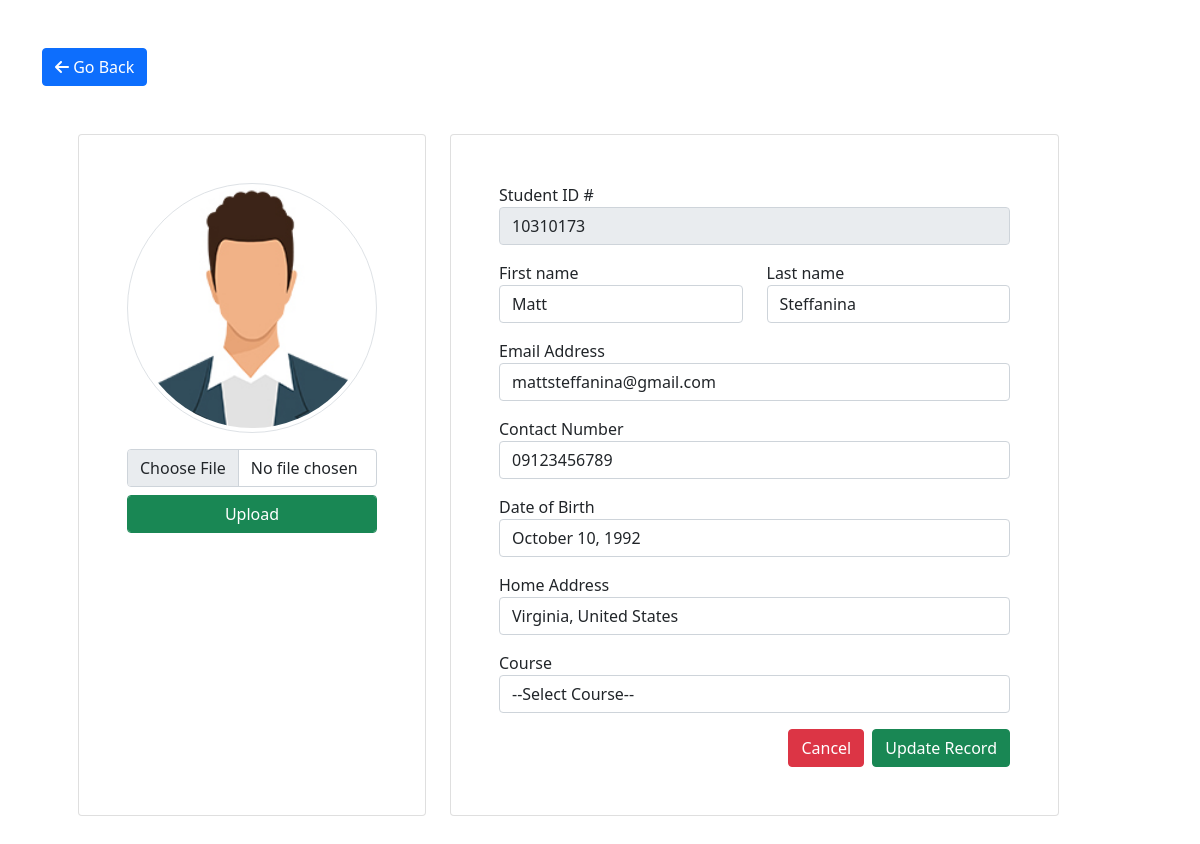
The app's page /SIMS/edit.php?pId=10310173 (signed in) with its own data.
### tables this page shows
CREATE TABLE `tbl_student_profile` (
  `profileid` int(11) NOT NULL,
  `accntid` varchar(255) NOT NULL,
  `sid` int(11) NOT NULL,
  `courseid` int(11) NOT NULL
);

CREATE TABLE `tbl_student_info` (
  `sid` int(11) NOT NULL,
  `fname` varchar(50) NOT NULL,
  `lname` varchar(50) NOT NULL,
  `emailadd` varchar(100) NOT NULL,
  `photo` blob DEFAULT NULL,
  `mobile_no` varchar(11) NOT NULL,
  `date_of_birth` date NOT NULL,
  `address` varchar(255) DEFAULT NULL
);

### SIMS/edit.php (the view, shortened to what this page needs)
<?php
if(isset($_SESSION['success'])){
?>
<!DOCTYPE html>
<html lang="en">
<head>
    <link rel="stylesheet" href="css/bootstrap.min.css">
</head>
<body>
<?php
include_once('db_connect.php');
$sid=$_GET['pId'];
$i=$conn->query("SELECT
tbl_student_info.fname,
tbl_student_info.lname,
tbl_student_info.photo,
tbl_student_info.emailadd,
tbl_student_info.mobile_no,
tbl_student_info.date_of_birth,
tbl_student_info.address,
tbl_course.course_code,
tbl_course.course_desc,
tbl_student_profile.sid
FROM
tbl_student_profile
INNER JOIN tbl_student_info ON tbl_student_profile.sid=tbl_student_info.sid
INNER JOIN tbl_course ON tbl_student_profile.courseid=tbl_course.courseid WHERE tbl_student_profile.sid=$sid");
$s=$i->fetch(PDO::FETCH_ASSOC);
?>
<div class="container mt-5">
        <button class="btn btn-primary" onclick="window.location.href='studentlist.php'"><i class="fas fa-arrow-left"></i> Go Back</button>
        <div class="row p-5">
                <div class="col-4 card p-5">
                    <img src="images/usrimg.jpg" alt="Student Image" class="img-thumbnail rounded-circle img-fluid">
                    <div class="form-group mt-3">
                        <form method="POST" action="upload.php" enctype="multipart/form-data">
                                <div>
                                    <input type="file" name="uploadedFile" class="form-control" accept="image/*" onchange="loadFile(event)" />
                                </div>
                                <input type="submit" name="uploadBtn" value="Upload" class="btn btn-success form-control mt-2" />
                        </form>
                    </div>
                </div>
                <div class="col-7 card p-5 mx-4">
                <form action="update.php" method="POST">
                    <div class="form-group">
                        <label>Student ID #</label>
                        <input type="text" value="<?=$s['sid'];?>" class="form-control"  name="studId" readonly>
                    </div>
                    <div class="row mt-3">
                        <div class="col">
                                <div class="form-group">
                                        <label">First name</label>
                                        <input type="text" value="<?=$s['fname'];?>" class="form-control" name="fname">
                                </div>
                        </div>
                        <div class="col">
                                <div class="form-group">
                                        <label">Last name</label>
                                        <input type="text" value="<?=$s['lname'];?>" class="form-control" name="lname">
                                </div>
                         </div>
                    </div>
                    <div class="form-group mt-3">
                        <label>Email Address</label>
                        <input type="text" value="<?=$s['emailadd'];?>" class="form-control" name="emailAdd">
                    </div>
                    <div class="form-group mt-3">
                        <label>Contact Number</label>
                        <input type="text" value="<?=$s['mobile_no'];?>" class="form-control" name="mobileNo">
                    </div>
                    <div class="form-group mt-3">
                        <label>Date of Birth</label>
                        <input type="text" value="<?php $d=date_create($s['date_of_birth']); echo date_format($d, "F d, Y"); ?>" class="form-control" name="dob">
                    </div>
                    <div class="form-group mt-3">
                        <label>Home Address</label>
                        <input type="text" value="<?=$s['address'];?>" class="form-control" name="homeAdd">
                    </div>
                    <div class="form-group mt-3">
                        <label>Course </label>
                        <select name="cid" class="form-control">
                            <option value="">--Select Course--</option>
                        </select>
                    </div>
                    <div class="form-group mt-3">
                        <input type="submit" value="Update Record" class="btn btn-success float-end">
                        <button class="btn btn-danger float-end mx-2" onclick="window.location.href='studentlist.php'">Cancel</button>
                    </div>
                    </form>
                </div>
        </div>
</div>
</body>
</html>
<?php
}else{
    header('location:index.php');
}
?>

### records on screen
tbl_student_profile: studId "10310173", fname "Matt", lname "Steffanina", emailAdd "mattsteffanina@gmail.com", mobileNo "09123456789", dob "October 10, 1992", homeAdd "Virginia, United States"
